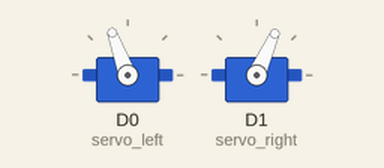
This sketch was run on a simulated ESP8266 (NodeMCU). Shown: 2 × servo.

Above: at 0.05 s.
At 2.0 s:
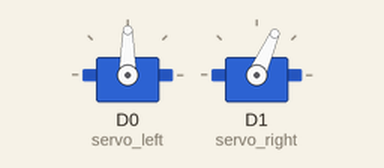
At 3.2 s:
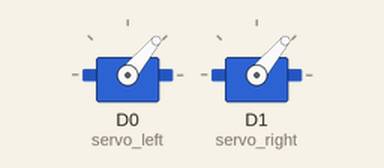
At 4.45 s:
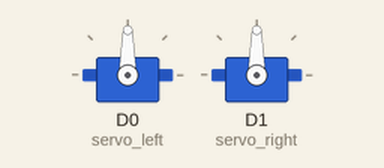
Timing chart, 0 to 5.8 s (numbered marks = the images above):
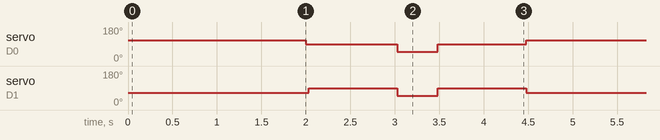

Measured:
- by itself, servo on D0 (servo_left): repeats every 4.5 s: 50° 0.45 s, 90° 1.0 s, 110° 2.0 s, 90° 1.0 s
- by itself, servo on D1 (servo_right): repeats every 4.5 s: 50° 0.45 s, 90° 1.0 s, 66° 2.0 s, 90° 1.0 s

The sketch:

360servo-2.ino
```cpp
#include <Servo.h>

Servo servo_left;
Servo servo_right;

int stop_position=90; //For the 360 degree servo,
                      //0 goes full speed clockwise;
                      //90 stop spinning ;
                      //180 goes full speed counterclockwise.

int friction=5; // If the surface is smooth, make this value greater.


//Control Both Wheels
void moving_forward(int velocity,int duration)
{
  servo_left.write(stop_position+velocity);
  servo_right.write(stop_position-velocity-4);
  delay(duration);
  }

void moving_backward(int velocity,int duration)
{
  servo_left.write(stop_position-velocity);
  servo_right.write(stop_position+velocity);
  delay(duration);
  }

 void stop_the_car_forward(int duration)
{
  servo_left.write(stop_position);
  delay(30);
  servo_right.write(stop_position);
  delay(duration);
  }
   void stop_the_car(int duration)
{
  servo_left.write(stop_position);
  servo_right.write(stop_position);
  delay(duration);
  }
//void turn_left(int degree)

//Control a Single Wheel
void moving_forward_right_wheel(int velocity)
{
  servo_right.write(stop_position-velocity);

  }
void moving_forward_left_wheel(int velocity)
{
  servo_left.write(stop_position+velocity);

  }
void moving_backward_right_wheel(int velocity)
{
  servo_right.write(stop_position+velocity);

  }
 void moving_backward_left_wheel(int velocity)
{
  servo_left.write(stop_position-velocity);

  }
  void stop_right_wheel()
{
  servo_right.write(stop_position);

  }
   void stop_left_wheel()
{
  servo_left.write(stop_position);

  }


void setup() {
servo_left.attach(D0);
servo_right.attach(D1);
}


void loop() {

moving_forward(20,2000);
stop_the_car_forward(1000);

moving_forward_right_wheel(40);
moving_backward_left_wheel(40);
delay(friction*90);
stop_the_car(1000);


}
```
